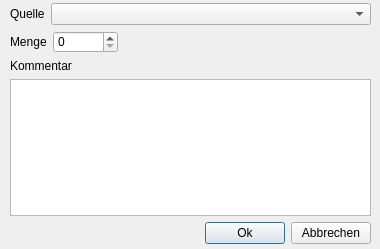
<?xml version="1.0" encoding="UTF-8"?>
<ui version="4.0">
 <class>AddStockDialog</class>
 <widget class="QDialog" name="AddStockDialog">
  <property name="geometry">
   <rect>
    <x>0</x>
    <y>0</y>
    <width>380</width>
    <height>249</height>
   </rect>
  </property>
  <property name="windowTitle">
   <string>Bestand hinzufügen</string>
  </property>
  <widget class="QWidget" name="layoutWidget">
   <property name="geometry">
    <rect>
     <x>10</x>
     <y>3</y>
     <width>361</width>
     <height>241</height>
    </rect>
   </property>
   <layout class="QVBoxLayout" name="verticalLayout_2">
    <item>
     <layout class="QFormLayout" name="formLayout">
      <property name="labelAlignment">
       <set>Qt::AlignmentFlag::AlignLeading|Qt::AlignmentFlag::AlignLeft|Qt::AlignmentFlag::AlignVCenter</set>
      </property>
      <property name="formAlignment">
       <set>Qt::AlignmentFlag::AlignLeading|Qt::AlignmentFlag::AlignLeft|Qt::AlignmentFlag::AlignTop</set>
      </property>
      <item row="0" column="0">
       <widget class="QLabel" name="lbl_Source">
        <property name="text">
         <string>Quelle</string>
        </property>
        <property name="alignment">
         <set>Qt::AlignmentFlag::AlignLeading|Qt::AlignmentFlag::AlignLeft|Qt::AlignmentFlag::AlignVCenter</set>
        </property>
       </widget>
      </item>
      <item row="0" column="1">
       <widget class="QComboBox" name="cbb_Source">
        <property name="minimumSize">
         <size>
          <width>200</width>
          <height>0</height>
         </size>
        </property>
       </widget>
      </item>
     </layout>
    </item>
    <item>
     <layout class="QFormLayout" name="formLayout_2">
      <property name="labelAlignment">
       <set>Qt::AlignmentFlag::AlignLeading|Qt::AlignmentFlag::AlignLeft|Qt::AlignmentFlag::AlignVCenter</set>
      </property>
      <property name="formAlignment">
       <set>Qt::AlignmentFlag::AlignLeading|Qt::AlignmentFlag::AlignLeft|Qt::AlignmentFlag::AlignTop</set>
      </property>
      <item row="0" column="0">
       <widget class="QLabel" name="label">
        <property name="text">
         <string>Menge</string>
        </property>
       </widget>
      </item>
      <item row="0" column="1">
       <widget class="QSpinBox" name="nud_Qty">
        <property name="sizePolicy">
         <sizepolicy hsizetype="Minimum" vsizetype="Minimum">
          <horstretch>0</horstretch>
          <verstretch>0</verstretch>
         </sizepolicy>
        </property>
        <property name="minimumSize">
         <size>
          <width>65</width>
          <height>22</height>
         </size>
        </property>
        <property name="maximumSize">
         <size>
          <width>65</width>
          <height>22</height>
         </size>
        </property>
        <property name="styleSheet">
         <string notr="true"/>
        </property>
       </widget>
      </item>
     </layout>
    </item>
    <item>
     <layout class="QVBoxLayout" name="verticalLayout">
      <item>
       <widget class="QLabel" name="lbl_Comment">
        <property name="text">
         <string>Kommentar</string>
        </property>
       </widget>
      </item>
      <item>
       <widget class="QTextEdit" name="txt_Comment"/>
      </item>
     </layout>
    </item>
    <item>
     <layout class="QHBoxLayout" name="horizontalLayout">
      <item>
       <spacer name="horizontalSpacer">
        <property name="orientation">
         <enum>Qt::Orientation::Horizontal</enum>
        </property>
        <property name="sizeHint" stdset="0">
         <size>
          <width>40</width>
          <height>20</height>
         </size>
        </property>
       </spacer>
      </item>
      <item>
       <widget class="QPushButton" name="btn_OK">
        <property name="text">
         <string>Ok</string>
        </property>
       </widget>
      </item>
      <item>
       <widget class="QPushButton" name="btn_Cancel">
        <property name="text">
         <string>Abbrechen</string>
        </property>
       </widget>
      </item>
     </layout>
    </item>
   </layout>
  </widget>
 </widget>
 <resources/>
 <connections/>
</ui>
